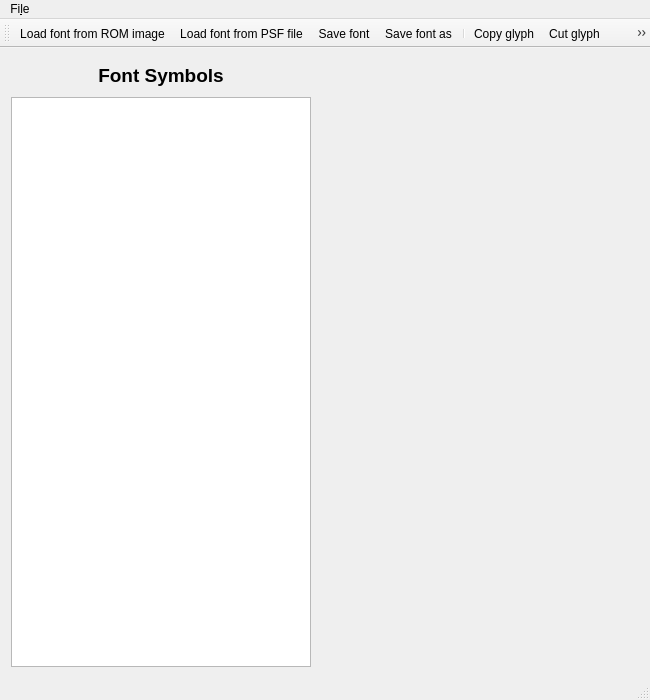
<?xml version="1.0" encoding="UTF-8"?>
<ui version="4.0">
 <class>MainWindow</class>
 <widget class="QMainWindow" name="MainWindow">
  <property name="geometry">
   <rect>
    <x>0</x>
    <y>0</y>
    <width>650</width>
    <height>700</height>
   </rect>
  </property>
  <property name="sizePolicy">
   <sizepolicy hsizetype="Preferred" vsizetype="Preferred">
    <horstretch>0</horstretch>
    <verstretch>0</verstretch>
   </sizepolicy>
  </property>
  <property name="minimumSize">
   <size>
    <width>650</width>
    <height>700</height>
   </size>
  </property>
  <property name="windowTitle">
   <string>Fixed Size Font editor</string>
  </property>
  <widget class="QWidget" name="centralWidget">
   <layout class="QHBoxLayout" name="horizontalLayout">
    <item>
     <layout class="QVBoxLayout" name="verticalLayout">
      <item>
       <widget class="QLabel" name="lblFontTitle">
        <property name="minimumSize">
         <size>
          <width>0</width>
          <height>32</height>
         </size>
        </property>
        <property name="maximumSize">
         <size>
          <width>300</width>
          <height>32</height>
         </size>
        </property>
        <property name="font">
         <font>
          <pointsize>14</pointsize>
          <weight>75</weight>
          <bold>true</bold>
         </font>
        </property>
        <property name="text">
         <string>Font Symbols</string>
        </property>
        <property name="alignment">
         <set>Qt::AlignCenter</set>
        </property>
       </widget>
      </item>
      <item>
       <widget class="QListWidget" name="listFontGlyphs">
        <property name="minimumSize">
         <size>
          <width>300</width>
          <height>0</height>
         </size>
        </property>
        <property name="maximumSize">
         <size>
          <width>300</width>
          <height>16777215</height>
         </size>
        </property>
       </widget>
      </item>
     </layout>
    </item>
    <item>
     <layout class="QVBoxLayout" name="verticalLayout_2">
      <item>
       <widget class="QLabel" name="lblCurrentSymbolIndex">
        <property name="minimumSize">
         <size>
          <width>300</width>
          <height>32</height>
         </size>
        </property>
        <property name="maximumSize">
         <size>
          <width>16777215</width>
          <height>32</height>
         </size>
        </property>
        <property name="font">
         <font>
          <pointsize>12</pointsize>
         </font>
        </property>
        <property name="text">
         <string/>
        </property>
       </widget>
      </item>
      <item>
       <widget class="QFontGlyphEditor" name="widgetGlyphEditor" native="true">
        <property name="minimumSize">
         <size>
          <width>300</width>
          <height>0</height>
         </size>
        </property>
       </widget>
      </item>
     </layout>
    </item>
   </layout>
  </widget>
  <widget class="QMenuBar" name="menuBar">
   <property name="geometry">
    <rect>
     <x>0</x>
     <y>0</y>
     <width>650</width>
     <height>29</height>
    </rect>
   </property>
   <widget class="QMenu" name="menuFile">
    <property name="title">
     <string>Fi&amp;le</string>
    </property>
    <addaction name="separator"/>
    <addaction name="actionLoadROMImageFont"/>
    <addaction name="actionLoadPSF"/>
    <addaction name="actionSave_font_to_ROM_image"/>
    <addaction name="actionSave_as"/>
    <addaction name="separator"/>
    <addaction name="actionExitApp"/>
   </widget>
   <addaction name="menuFile"/>
  </widget>
  <widget class="QToolBar" name="mainToolBar">
   <property name="iconSize">
    <size>
     <width>32</width>
     <height>32</height>
    </size>
   </property>
   <attribute name="toolBarArea">
    <enum>TopToolBarArea</enum>
   </attribute>
   <attribute name="toolBarBreak">
    <bool>false</bool>
   </attribute>
   <addaction name="actionLoadROMImageFont"/>
   <addaction name="actionLoadPSF"/>
   <addaction name="actionSave_font_to_ROM_image"/>
   <addaction name="actionSave_as"/>
   <addaction name="separator"/>
   <addaction name="actionCopy_glyph"/>
   <addaction name="actionCut_glyph"/>
   <addaction name="actionPaste_glyph"/>
  </widget>
  <widget class="QStatusBar" name="statusBar"/>
  <action name="actionExitApp">
   <property name="text">
    <string>&amp;Exit</string>
   </property>
   <property name="toolTip">
    <string>Exit aplication</string>
   </property>
  </action>
  <action name="actionLoadROMImageFont">
   <property name="icon">
    <iconset resource="psfeditor.qrc">
     <normaloff>:/images/open_mif.png</normaloff>:/images/open_mif.png</iconset>
   </property>
   <property name="text">
    <string>&amp;Load font from ROM image</string>
   </property>
  </action>
  <action name="actionSave_font_to_ROM_image">
   <property name="icon">
    <iconset resource="psfeditor.qrc">
     <normaloff>:/images/save.png</normaloff>:/images/save.png</iconset>
   </property>
   <property name="text">
    <string>&amp;Save font ...</string>
   </property>
  </action>
  <action name="actionSave_as">
   <property name="icon">
    <iconset resource="psfeditor.qrc">
     <normaloff>:/images/save_as.png</normaloff>:/images/save_as.png</iconset>
   </property>
   <property name="text">
    <string>Save &amp;font as ...</string>
   </property>
   <property name="toolTip">
    <string>Save the font into another file</string>
   </property>
  </action>
  <action name="actionCopy_glyph">
   <property name="icon">
    <iconset resource="psfeditor.qrc">
     <normaloff>:/images/copy.png</normaloff>:/images/copy.png</iconset>
   </property>
   <property name="text">
    <string>Copy glyph ...</string>
   </property>
   <property name="toolTip">
    <string>Copy glyph to clipboard ...</string>
   </property>
   <property name="shortcut">
    <string>Ctrl+C</string>
   </property>
  </action>
  <action name="actionCut_glyph">
   <property name="icon">
    <iconset resource="psfeditor.qrc">
     <normaloff>:/images/cut.png</normaloff>:/images/cut.png</iconset>
   </property>
   <property name="text">
    <string>Cut glyph ...</string>
   </property>
   <property name="toolTip">
    <string>Cut glyph and move to clipboard ...</string>
   </property>
   <property name="shortcut">
    <string>Ctrl+X</string>
   </property>
  </action>
  <action name="actionPaste_glyph">
   <property name="icon">
    <iconset resource="psfeditor.qrc">
     <normaloff>:/images/paste.png</normaloff>:/images/paste.png</iconset>
   </property>
   <property name="text">
    <string>Paste glyph ...</string>
   </property>
   <property name="toolTip">
    <string>Paste current glyph from clipboard ...</string>
   </property>
   <property name="shortcut">
    <string>Ctrl+V</string>
   </property>
  </action>
  <action name="actionLoadPSF">
   <property name="icon">
    <iconset resource="psfeditor.qrc">
     <normaloff>:/images/open_psf.png</normaloff>:/images/open_psf.png</iconset>
   </property>
   <property name="text">
    <string>Load font from &amp;PSF file</string>
   </property>
  </action>
 </widget>
 <layoutdefault spacing="6" margin="11"/>
 <customwidgets>
  <customwidget>
   <class>QFontGlyphEditor</class>
   <extends>QWidget</extends>
   <header>qfontglypheditor.h</header>
   <container>1</container>
  </customwidget>
 </customwidgets>
 <resources>
  <include location="psfeditor.qrc"/>
 </resources>
 <connections>
  <connection>
   <sender>listFontGlyphs</sender>
   <signal>itemSelectionChanged()</signal>
   <receiver>MainWindow</receiver>
   <slot>on_listFontGlyphs_itemSelectionChanged()</slot>
   <hints>
    <hint type="sourcelabel">
     <x>162</x>
     <y>177</y>
    </hint>
    <hint type="destinationlabel">
     <x>291</x>
     <y>51</y>
    </hint>
   </hints>
  </connection>
 </connections>
 <slots>
  <slot>on_listFontGlyphs_itemSelectionChanged()</slot>
 </slots>
</ui>
